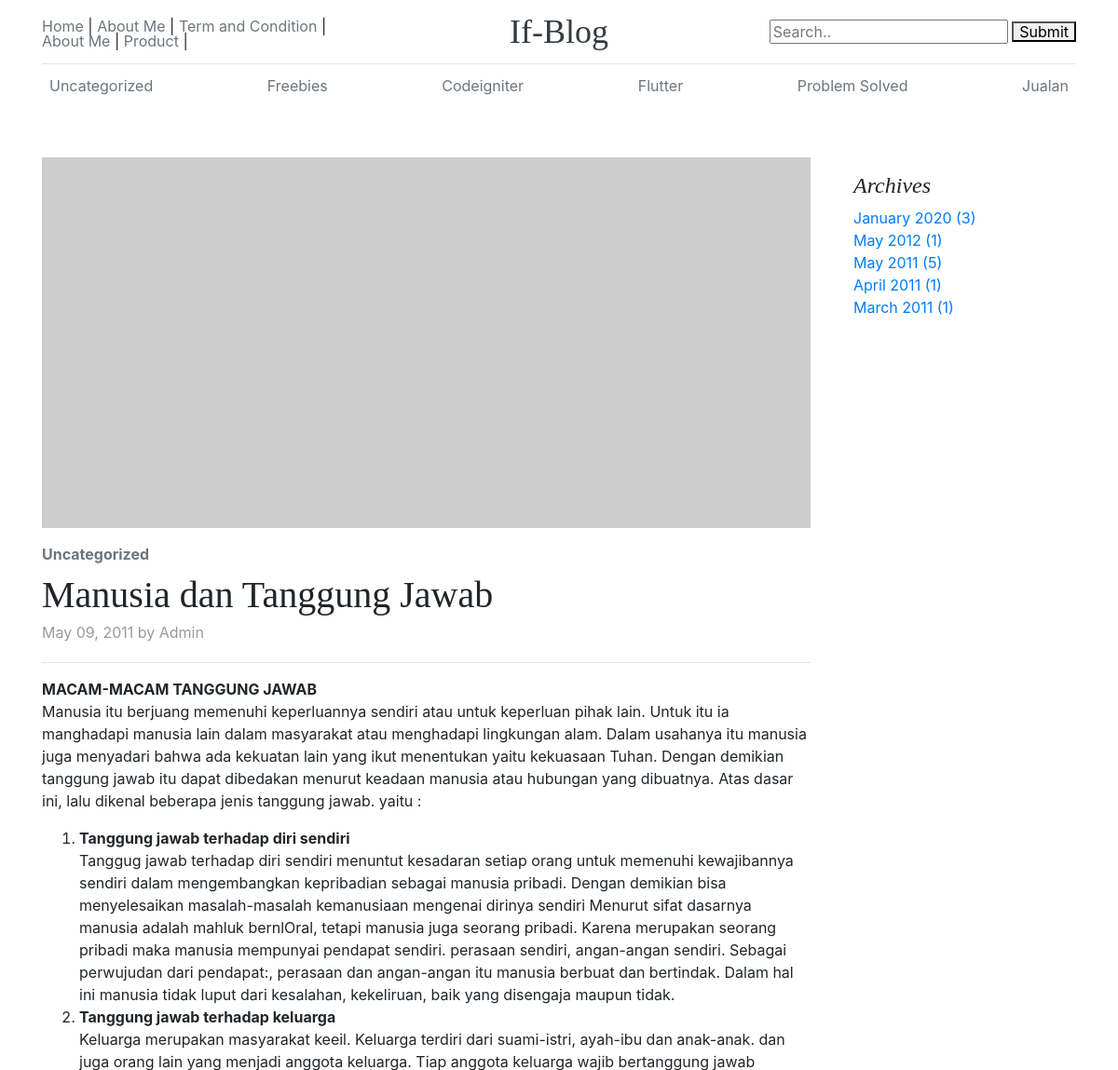
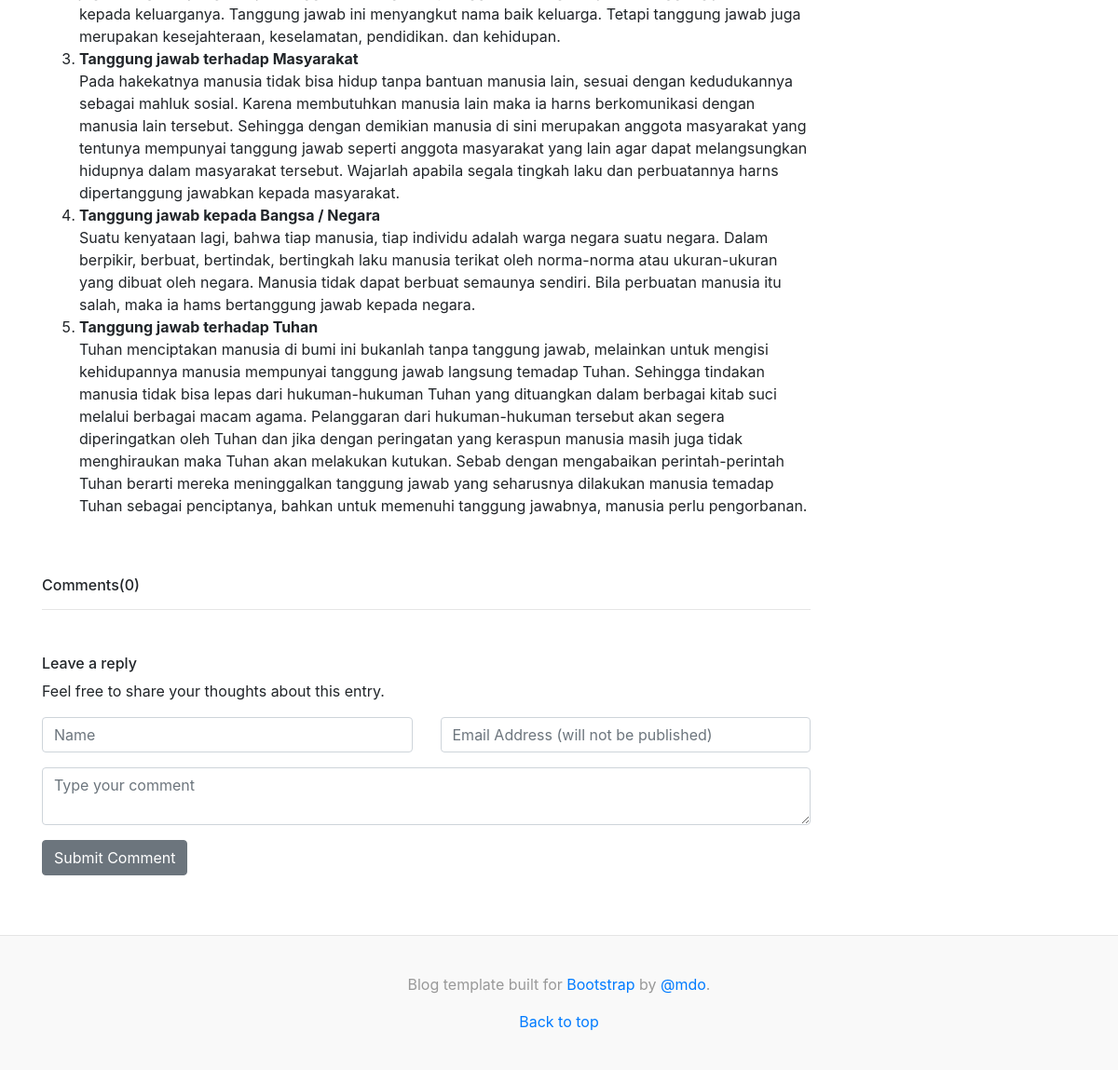
Page /2011/05/09/manusia-dan-tanggung-jawab on the committed database (2 pictures, top to bottom).
### tables this page shows
CREATE TABLE `if_navigation`  (
  `id` int(11) NOT NULL AUTO_INCREMENT,
  `parent_id` int(11) NULL DEFAULT 0,
  `title` varchar(50) NULL DEFAULT NULL,
  `description` varchar(255) NULL DEFAULT NULL,
  `url` varchar(255) NULL DEFAULT NULL,
  `external` enum('0','1') NOT NULL DEFAULT '0',
  `id_groups` int(11) NULL DEFAULT 0,
  `order` int(5) NULL DEFAULT 0,
  PRIMARY KEY (`id`) USING BTREE
);

CREATE TABLE `if_categories`  (
  `id` int(11) NOT NULL AUTO_INCREMENT,
  `name` varchar(60) NULL DEFAULT NULL,
  `url_name` varchar(200) NULL DEFAULT NULL,
  `description` varchar(200) NULL DEFAULT NULL,
  PRIMARY KEY (`id`) USING BTREE
);

CREATE TABLE `if_posts`  (
  `id` int(11) NOT NULL AUTO_INCREMENT,
  `author` int(11) NOT NULL DEFAULT 0,
  `date_posted` datetime(0) NOT NULL DEFAULT CURRENT_TIMESTAMP,
  `meta_key` text NOT NULL,
  `meta_desc` text NOT NULL,
  `title` varchar(200) NOT NULL,
  `id_cat` int(11) NOT NULL DEFAULT 0,
  `content_id` int(11) NOT NULL DEFAULT 0,
  `url_title` varchar(200) NOT NULL,
  `head_article` text NOT NULL,
  `main_article` longtext NOT NULL,
  `image_header` varchar(255) NULL DEFAULT NULL,
  `allow_comments` enum('0','1') NOT NULL DEFAULT '1',
  `sticky` int(1) NOT NULL DEFAULT 0,
  `featured` int(1) NOT NULL DEFAULT 0,
  `status` enum('draft','published') NOT NULL DEFAULT 'published',
  `hit` int(11) NOT NULL DEFAULT 0,
  `create_at` datetime(0) NULL DEFAULT NULL,
  `update_at` datetime(0) NULL DEFAULT NULL,
  PRIMARY KEY (`id`, `allow_comments`) USING BTREE
);

CREATE TABLE `if_users`  (
  `id` int(11) UNSIGNED NOT NULL AUTO_INCREMENT,
  `ip_address` varchar(45) NOT NULL,
  `username` varchar(100) NULL DEFAULT NULL,
  `password` varchar(255) NOT NULL,
  `email` varchar(254) NOT NULL,
  `activation_selector` varchar(255) NULL DEFAULT NULL,
  `activation_code` varchar(255) NULL DEFAULT NULL,
  `forgotten_password_selector` varchar(255) NULL DEFAULT NULL,
  `forgotten_password_code` varchar(255) NULL DEFAULT NULL,
  `forgotten_password_time` int(11) UNSIGNED NULL DEFAULT NULL,
  `remember_selector` varchar(255) NULL DEFAULT NULL,
  `remember_code` varchar(255) NULL DEFAULT NULL,
  `created_on` int(11) UNSIGNED NOT NULL,
  `last_login` int(11) UNSIGNED NULL DEFAULT NULL,
  `active` tinyint(1) UNSIGNED NULL DEFAULT NULL,
  `first_name` varchar(50) NULL DEFAULT NULL,
  `last_name` varchar(50) NULL DEFAULT NULL,
  `company` varchar(100) NULL DEFAULT NULL,
  `phone` varchar(20) NULL DEFAULT NULL,
  PRIMARY KEY (`id`) USING BTREE,
  UNIQUE INDEX `uc_email`(`email`) USING BTREE,
  UNIQUE INDEX `uc_activation_selector`(`activation_selector`) USING BTREE,
  UNIQUE INDEX `uc_forgotten_password_selector`(`forgotten_password_selector`) USING BTREE,
  UNIQUE INDEX `uc_remember_selector`(`remember_selector`) USING BTREE
);

### application/core/MY_Loader.php (called while the page is built, shortened)
<?php
class MY_Loader extends CI_Loader {
	function section($area, $view, $data=array()){
		$content = $this->view($view, $data, true);
		$checksum = md5( $view . serialize($data) );
		return $checksum;
	}
}

### application/core/MY_Controller.php (called while the page is built, shortened)
<?php if ( ! defined('BASEPATH')) exit('No direct script access allowed');
class MY_Controller extends CI_Controller {
	public $_template;
	public $_settings;
	public function __construct() {
		$lib_array = array('user_agent','cmscore_library');
		$this->load->library($lib_array);
		$this->_settings = $this->cmscore_library->settings;
		$this->_template['themes'] = $this->cmscore_library->getActiveTemplate();
	}
	public function load_template($page_name, $data = NULL, $section=NULL)
	{
		$data['page'] = $page_name;
		if ($this->_settings['recognize_user_agent'] == 1)
		{
			if ($this->agent->is_mobile())
			{
				$this->load->view('mobile/layout/container', $data);
			}
			else
			{
				if($section != NULL && is_array($section))
				{
					foreach($section as $key => $value):
						if(is_array($value)){
							$this->load->section($key, $value['path'], $value['data']);
						} else {
							$this->load->section($key, $value);
						}
					endforeach;
				}
				$this->load->view('themes/' . $this->_template['themes'] . '/layout/'.$page_name, $data);
			}
		}
	}
}

### application/controllers/Post.php (called while the page is built, shortened)
<?php
class Post extends MY_Controller
{
	public function date($year = NULL, $month = NULL, $day = NULL, $url_title = NULL)
	{
		if ($data['post'] = $this->blog->get_post_by_url($year, $month, $day, $url_title))
		{
			$data['post']['url'] = post_url($data['post']['url_title'], $data['post']['date_posted']);
			$data['post']['display_name'] = $this->users->get_user_display_name($data['post']['author']);
			$data['comments'] = $this->comments->get_comments($data['post']['id']);
			$this->_template['page']	= 'post/single_post';
		}
		else
		{
			show_404();
		}
		$load_section = array(
			'menu' => 'themes/'.$this->_template['themes'].'/section/menu',
			'footer' => 'themes/'.$this->_template['themes'].'/section/footer',
		);
		$this->load_template($this->_template['page'], $data, $load_section);
	}
}

### index.php (called while the page is built, shortened)
<?php
require_once BASEPATH.'core/CodeIgniter.php';

### application/libraries/Navigation_library.php (called while the page is built, shortened)
<?php if (!defined('BASEPATH')) exit('No direct script access allowed');
class Navigation_library
{
	protected $_table;
	private $ci;
	public function __construct()
	{
		if (!isset($this->ci))
		{
			$this->ci =& get_instance();
		}
		$this->_table = $this->ci->config->item('database_tables');
	}
	public function get_navigation()
	{
		$this->ci->db->select('title, description, url, external, order');
		$this->ci->db->order_by('order', 'ASC');
		$query = $this->ci->db->get($this->_table['navigation']);
		if ($query->num_rows() > 0)
		{
			return $query->result_array();
		}
	}
}

### application/libraries/Categories_library.php (called while the page is built)
<?php if (!defined('BASEPATH')) exit('No direct script access allowed');
class Categories_library
{
	protected $_table;
	public function __construct()
	{
		if (!isset($this->CI))
		{
			$this->CI =& get_instance();
		}
		$this->_table = $this->CI->config->item('database_tables');
	}
	public function get_categories()
	{
		$this->CI->db->select('id, name, url_name');
		$this->CI->db->from($this->_table['categories'] . ' categories');
		$this->CI->db->select('(SELECT COUNT(' . $this->CI->db->dbprefix . 'posts_to_categories.id) FROM ' . $this->CI->db->dbprefix . 'posts_to_categories WHERE ' . $this->CI->db->dbprefix . 'posts_to_categories.category_id = categories.id) AS posts_count', FALSE);
		$this->CI->db->order_by('id', 'ASC');
		$query = $this->CI->db->get();
		if ($query->num_rows() > 0)
		{
			return $query->result_array();
		}
	}
}

### application/helpers/MY_url_helper.php (called while the page is built, shortened)
<?php if (!defined('BASEPATH')) exit('No direct script access allowed');
function archive_url($url)
{
	return site_url('archive/' . $url);
}
function category_url($url_name)
{
	return site_url('category/' . $url_name);
}

### application/models/Categories_model.php (called while the page is built, shortened)
<?php
class Categories_model extends CI_Model
{
	protected $_table;
	public function __construct()
	{
		$this->_table = $this->config->item('database_tables');
	}
	public function get_categories_by_ids($category_ids)
	{
		$this->db->select('id, name, url_name, description');
		$this->db->where_in('id', $category_ids);
		$query = $this->db->get($this->_table['categories']);
		if ($query->num_rows() > 0)
		{
			return $query->row_array();
		}
	}
}

### application/models/Post_model.php (called while the page is built, shortened)
<?php
class Post_model extends CI_Model
{
	protected $_table;
	public function __construct()
	{
		$this->_table = $this->config->item('database_tables');
	}
	public function get_post_by_url($year, $month, $day, $url_title)
	{
		$date = $year . '-' . $month . '-' . $day;
		$this->db->select('posts.id, posts.author, posts.date_posted, posts.title, posts.url_title, posts.head_article, posts.main_article, posts.id_cat, posts.allow_comments, posts.sticky, posts.status, posts.author, users.first_name');
		$this->db->from($this->_table['posts'] . ' posts');
		$this->db->join($this->_table['users'] . ' users', 'posts.author = users.id');
		$this->db->where('posts.status', 'published');
		$this->db->where('posts.url_title', $url_title);
		$this->db->where('posts.date_posted', $date);
		$this->db->limit(1);
		$query = $this->db->get();
		if ($query->num_rows() == 1)
		{
			$result = $query->row_array();
			$result['categories'] = $this->categories->get_categories_by_ids($result['id_cat']);
			$result['comment_count'] = $this->db->where('post_id', $result['id'])->from($this->_table['comments'])->count_all_results();
			return $result;
		}
	}
}

### application/models/Comments_model.php (called while the page is built, shortened)
<?php
class Comments_model extends CI_Model
{
	protected $_table;
	public function __construct()
	{
		$this->_table = $this->config->item('database_tables');
	}
	public function get_comments($modded = 'N')
	{
		$comments = $this->db
						->select('comments.*, posts.title as post_title')
						->where('comments.show', $modded)
						->join($this->_table['posts'], "posts.id = comments.post_id")
						->get($this->_table['comments'])
						->result_array();
		return $comments;
	}
}

### application/libraries/Archive_library.php (called while the page is built, shortened)
<?php if (!defined('BASEPATH')) exit('No direct script access allowed');
class Archive_library
{
	public function __construct()
	{
		if (!isset($this->CI))
		{
			$this->CI =& get_instance();
		}
	}
	public function get_archive()
	{
		$this->CI->db->select('COUNT(' . $this->CI->db->dbprefix . 'posts.id) AS posts_count, SUBSTRING(' . $this->CI->db->dbprefix . 'posts.date_posted, 1,7) AS archive_date FROM ' . $this->CI->db->dbprefix . 'posts WHERE ' . $this->CI->db->dbprefix . 'posts.status = \'published\' GROUP BY archive_date', FALSE);
		$this->CI->db->order_by('archive_date', 'DESC');
		$this->CI->db->limit($this->CI->cmscore_library->settings['months_per_archive']);
		$query = $this->CI->db->get();
		if ($query->num_rows() > 0)
		{
			$result = $query->result_array();
			foreach ($result as $key => $row)
			{
				$result[$key]['url']  = date('Y', strtotime($row['archive_date'])) . '/' . date('m', strtotime($row['archive_date'])) . '/';
				$result[$key]['date_posted']  = strftime('%B %Y', strtotime($row['archive_date']));
			}
			return $result;
		}
	}
}

### application/views/themes/default/section/menu.php (the view)
<header class="blog-header py-3">
    <div class="row flex-nowrap justify-content-between align-items-center">
        <div class="col-4 pt-1">
        <?php if (($navigation = $this->navigation_library->get_navigation())): ?>
            <?php foreach ($navigation as $navigation_item): ?>
                <a class="text-muted" href="<?php echo ($navigation_item['external'] == 0) ? site_url($navigation_item['url']) : $navigation_item['url']; ?>" title="<?php echo $navigation_item['description']; ?>"><?php echo $navigation_item['title']; ?></a> |
            <?php endforeach; ?>
        <?php endif; ?>
        </div>
        <div class="col-4 text-center">
        <a class="blog-header-logo text-dark" href="<?=site_url()?>"><?=$this->_settings['site_title']?></a>
        </div>
        <div class="col-4 d-flex justify-content-end align-items-center">
        <form action="<?=site_url('search')?>" method="post">
            <input type="text" placeholder="Search.." name="term">
            <button type="submit">Submit</button>
        </form>
        </div>
    </div>
</header>
<div class="nav-scroller py-1 mb-2">
    <nav class="nav d-flex justify-content-between">
        <?php if(($categories = $this->categories_library->get_categories())); ?>
        <?php foreach($categories as $cat_item): ?>
        <a class="p-2 text-muted" href="<?=category_url($cat_item['url_name'])?>"><?=$cat_item['name']?></a>
        <?php endforeach; ?>
    </nav>
</div>

### application/views/themes/default/layout/post/single_post.php (shortened to what this page needs)
<main role="main" class="container">
    <div class="row pt-5">
        <div class="col-md-9 blog-main">
            <div class="blog-post">
                <img src="https://via.placeholder.com/830x400" class="img-fluid" />
                <strong class="d-inline-block mb-2 mt-3 text-secondary"><?php echo $post['categories']['name']; ?></strong>
                <h2 class="blog-post-title"><?=$post['title']?></h2>
                <p class="blog-post-meta"><?=strftime('%B %d, %Y', strtotime($post['date_posted'])); ?>
                    <?php echo lang('by'); ?> <?php echo $post['display_name']; ?></p>
                <hr>
                <?=$post['main_article']; ?>
            </div>
            <?php if($post['allow_comments']){ ?>
            <div class="post-comments">
                <header>
                    <h3 class="h6"><?=lang('comments')?><span class="no-of-comments"><?php echo '('.count($comments).')'; ?></span></h3>
                </header>
                <hr>
            </div>
            <div class="add-comment mt-5 mb-5">
                <header>
                    <h3 class="h6"><?=lang('leave_reply')?></h3>
                    <p><?=lang('leave_reply_description')?></p>
                </header>
                <form action="#" class="commenting-form">
                    <div class="row">
                        <div class="form-group col-md-6">
                            <input type="text" name="username" id="username" placeholder="Name" class="form-control">
                        </div>
                        <div class="form-group col-md-6">
                            <input type="email" name="username" id="useremail"
                                placeholder="Email Address (will not be published)" class="form-control">
                        </div>
                        <div class="form-group col-md-12">
                            <textarea name="usercomment" id="usercomment" placeholder="Type your comment"
                                class="form-control"></textarea>
                        </div>
                        <div class="form-group col-md-12">
                            <button type="submit" class="btn btn-secondary">Submit Comment</button>
                        </div>
                    </div>
                </form>
            </div>
            <?php } else { ?>
            <div class="alert alert-danger">
                <?=lang('comments_disabled')?>
            </div>
            <?php } ?>
        </div>
        <aside class="col-md-3 blog-sidebar">
            <div class="p-3">
                <h4 class="font-italic">Archives</h4>
                <ol class="list-unstyled mb-0">
                    <?php if (($archive = $this->archive_library->get_archive())): ?>
                        <?php foreach ($archive as $archive_item): ?>
                            <li><a href="<?php echo archive_url($archive_item['url']); ?>"><?php echo $archive_item['date_posted']; ?> (<?php echo $archive_item['posts_count']; ?>)</a></li>
                        <?php endforeach; ?>
                    <?php endif; ?>
                </ol>
            </div>
        </aside>
    </div>
</main>

### assets/themes/default/blog.css (style rules this page uses)
.blog-header { line-height: 1; border-bottom: 1px solid #e5e5e5; }
.blog-header-logo { font-family: "Playfair Display", Georgia, "Times New Roman", serif; font-size: 2.25rem; }
h1, h2, h3, h4, h5, h6 { font-family: "Playfair Display", Georgia, "Times New Roman", serif; }
.nav-scroller { position: relative; z-index: 2; height: 2.75rem; overflow-y: hidden; }
.nav-scroller .nav { display: -ms-flexbox; display: flex; -ms-flex-wrap: nowrap; flex-wrap: nowrap; padding-bottom: 1rem; margin-top: -1px; overflow-x: auto; text-align: center; white-space: nowrap; -webkit-overflow-scrolling: touch; }
.blog-post { margin-bottom: 4rem; }
.blog-post-title { margin-bottom: .25rem; font-size: 2.5rem; }
.blog-post-meta { margin-bottom: 1.25rem; color: #999; }

### rows in the picture
if_navigation: title "Home"
if_navigation: title "About Me"
if_navigation: title "Term and Condition"
if_navigation: title "About Me"
if_navigation: title "Product"
if_categories: name "Uncategorized"
if_categories: name "Freebies"
if_categories: name "Codeigniter"
if_categories: name "Flutter"
if_categories: name "Problem Solved"
if_categories: name "Jualan"
if_posts: title "Manusia dan Tanggung Jawab", date_posted "May 09, 2011", if_users.first_name "Admin", main_article "MACAM-MACAM TANGGUNG JAWAB Manusia itu berjuang memenuhi keperluannya sendiri atau untuk keperluan pihak lain. Untuk itu ia manghadapi manusia lain dalam masyarakat atau menghadapi lingkungan alam. Dalam usahanya itu manusia juga menyadari bahwa ada kekuatan lain yang ikut menentukan yaitu kekuasaan Tuhan. Dengan demikian tanggung jawab itu dapat dibedakan menurut keadaan manusia atau hubungan yang dibuatnya. Atas dasar ini, lalu dikenal beberapa jenis tanggung jawab. yaitu : Tanggung jawab terhadap diri sendiri Tanggug jawab terhadap diri sendiri menuntut kesadaran setiap orang untuk memenuhi kewajibannya sendiri dalam mengembangkan kepribadian sebagai manusia pribadi. Dengan demikian bisa…"

### other values in the picture
$this->_settings['site_title'] "If-Blog"
lang('by') "by"
lang('comments') "Comments"
count($comments) "0"
lang('leave_reply') "Leave a reply"
lang('leave_reply_description') "Feel free to share your thoughts about this entry."
$archive_item['date_posted'] "January 2020"
$archive_item['posts_count'] "3"
$archive_item['date_posted'] "May 2012"
$archive_item['posts_count'] "1"
$archive_item['date_posted'] "May 2011"
$archive_item['posts_count'] "5"
$archive_item['date_posted'] "April 2011"
$archive_item['date_posted'] "March 2011"
